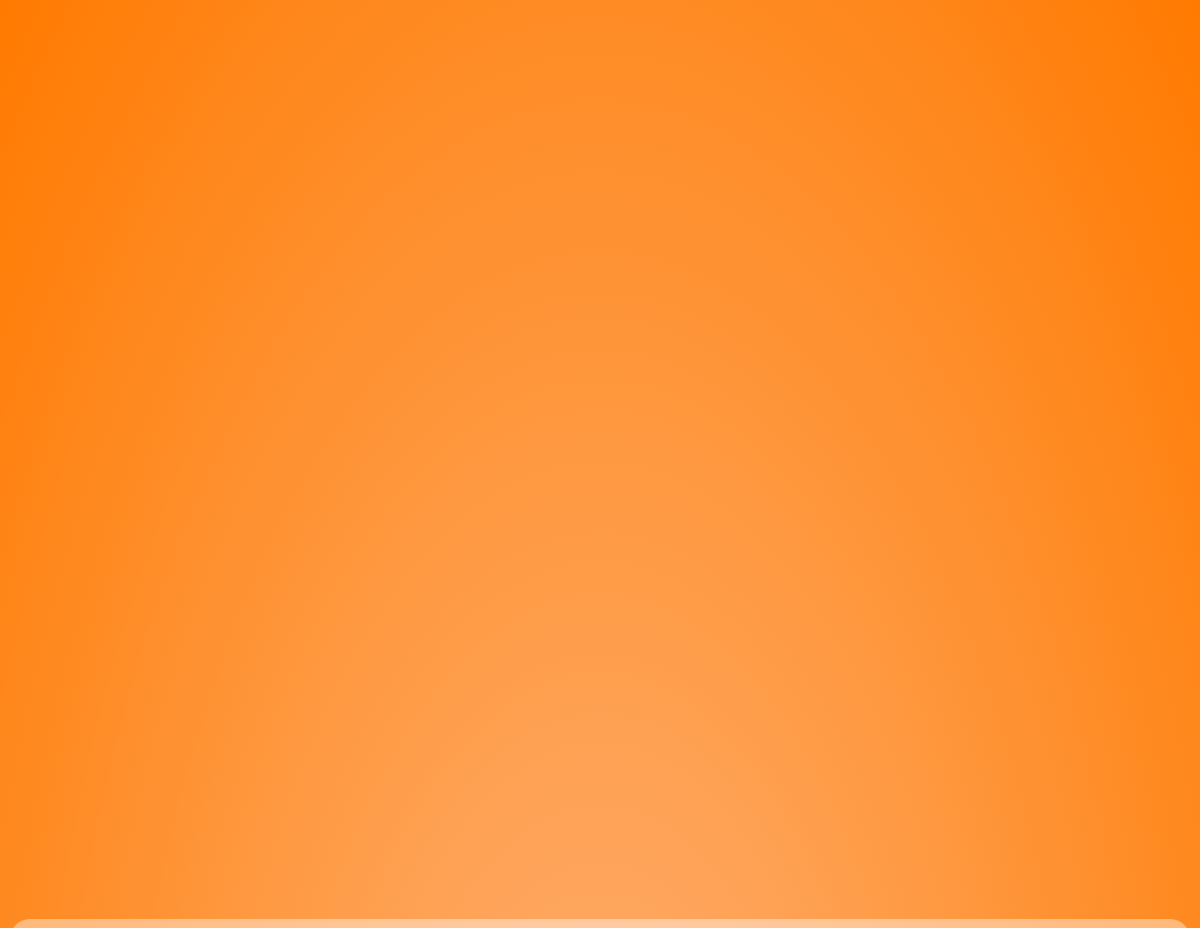
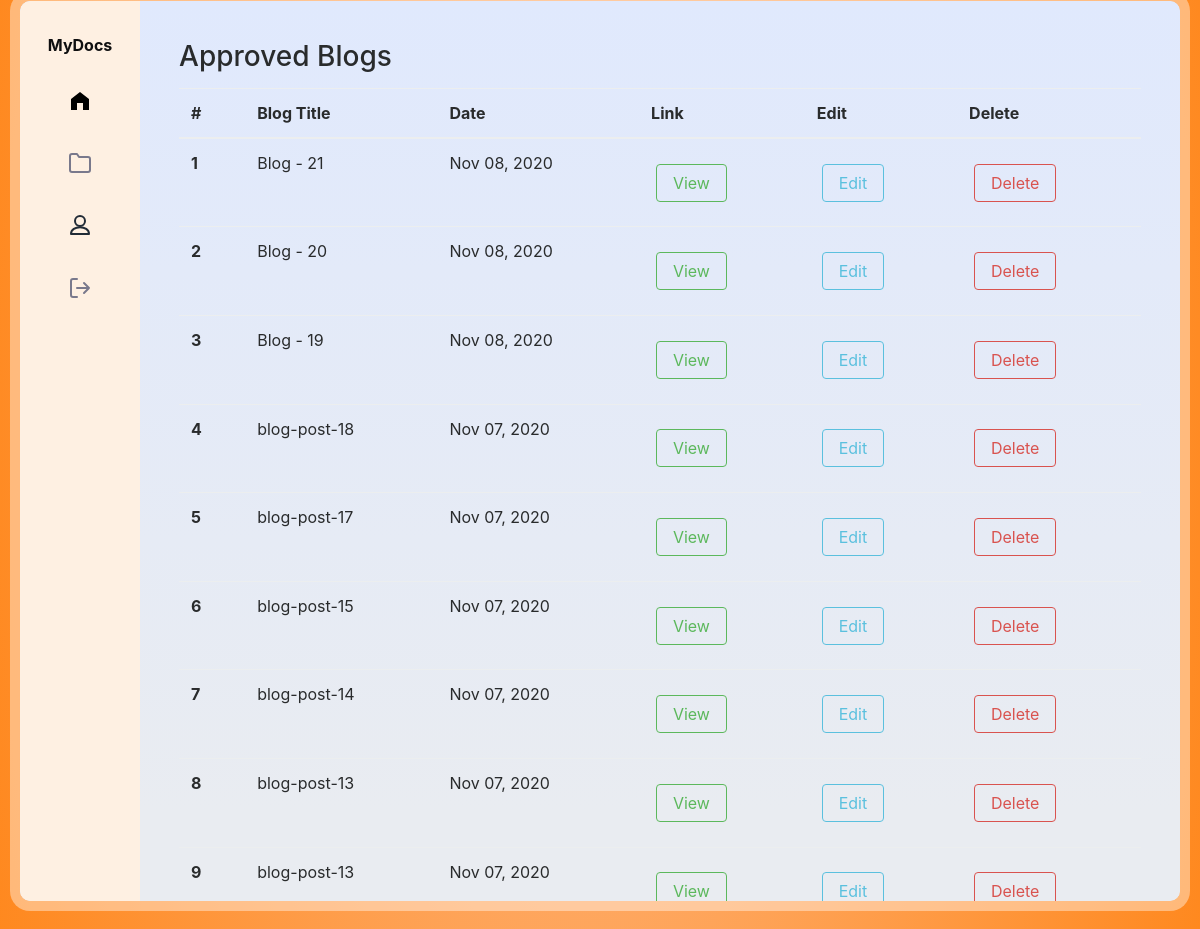
/view_blogs/ (signed in), run on the app's committed database (2 pictures, top to bottom).
### website/models.py (models this page shows, shortened)
class BlogPost(models.Model):
    user = models.ForeignKey(User, on_delete=models.CASCADE)
    blog_title = models.CharField(max_length=400, null=False)
    slug = models.SlugField(max_length=250, null=True, blank=True)
    blog_content = RichTextUploadingField(blank=True, null=True)
    coverPic = models.ImageField(
        upload_to='cover_photos/', default="/cover_photos/default_cover.png")
    pub_date = models.DateTimeField(auto_now_add=True)
    BLOG_STATUS_CHOICES = [
        ('ACTIVE', 'ACTIVE'),
        ('PENDING', 'PENDING'),
    ]
    status = models.CharField(
        max_length=30, choices=BLOG_STATUS_CHOICES, default="PENDING")
    catagory = models.ManyToManyField(Catagory, blank=True)
    tags = models.ManyToManyField(Tag, blank=True)
    isTranding = models.BooleanField(default=False)
    views = models.IntegerField(default=0)

### website/decorators.py (the view)
        def wrapper_func(request, *args, **kwargs):
            group = None
            if request.user.groups.exists():
                group = request.user.groups.all()[0].name
            if group == 'developer':
                return redirect('/developer')
            else:
                return view_func(request, *args, **kwargs)

### website/views.py (called while the page is built)
def trendingCategories_processor(request):
    trandingCatagories = Catagory.objects.filter(
        tranding=True).order_by('-date')[:6]
    trandingCatagoriesPosts = []
    for i in trandingCatagories:
        trandingCatagoriesPosts.append(
            BlogPost.objects.filter(catagory=i).filter(status="ACTIVE"))
    return {'trandingCatagories': trandingCatagories, 'trandingCatagoriesPosts': zip(trandingCatagories, trandingCatagoriesPosts)}

@login_required
@notDeveloper()
def viewBlogs(request):
    user = request.user
    allBlogs = BlogPost.objects.filter(
        status="ACTIVE", user=user).order_by('-pub_date')
    context = {
        'blogs': allBlogs
    }
    return render(request, 'website/approved_blogs.html', context)

### website/templates/website/approved_blogs.html (shortened to what this page needs)
{% extends 'website/post_base.html' %}
{% block content %}
<div class="container my-3">
    <h3>Approved Blogs</h3>
    <table class="table mt-3 responsive-table ">
        <thead class="thead-dark">
            <tr>
                <th scope="col">#</th>
                <th scope="col">Blog Title</th>
                <th scope="col">Date</th>
                <th scope="col">Link</th>
                <th scope="col">Edit</th>
                <th scope="col">Delete</th>
            </tr>
        </thead>
        <tbody>
            {% for blog in blogs %}
            <tr>
                <th scope="row">{{forloop.counter}}</th>
                <td>{{blog.blog_title}}</td>
                <td>{{blog.pub_date|date:"M d, Y"}}</td>
                <td>
                    <a href="{% url 'blog' blog.slug %}" target="_blank" class="btn btn-outline-success">View</a>
                </td>
                <td><a href="{% url 'edit_post' blog.slug %}" target="_blank" class="btn btn-outline-info">Edit</a></td>
                <td><a href="{% url 'delete_post' blog.slug %}" target="_blank" class="btn btn-outline-danger">Delete</a></td>
            </tr>
            {% endfor %}
        </tbody>
    </table>
</div>
{% endblock %}

### website/static/css/dashboard_style.css (style rules this page uses)
* { box-sizing: border-box; }
body { font-family: Arial, Helvetica, sans-serif; }
html { scroll-behavior: smooth; }
html, body { width: 100%; height: 100vh; margin: 0; }
body { font-family: "DM Sans", sans-serif; display: flex; justify-content: center; align-items: center; flex-direction: column; overflow: hidden; overflow-x: hidden; background: #ff7e5f; background: -webkit-linear-gradient(to right, #feb47b, #ff7a00); background: radial-gradient( #feb47b, #ff7a00); background-position: center; background-size: cover; padding: 20px; }
.container { position: absolute; margin-left: 125px; width: 100%; }
:root { --dark-font: #0f0f10; --light-font: #79798c; }
a { text-decoration: none; cursor: pointer; }
.btn { background:white; color:black; border:1px solid black; padding: 0.5em 1em; text-decoration:none; margin:0.8em 0.3em; display:inline-block; cursor:pointer; }

### data on the page
BlogPost: blog_title "Blog - 21", pub_date "Nov 08, 2020"
BlogPost: blog_title "Blog - 20", pub_date "Nov 08, 2020"
BlogPost: blog_title "Blog - 19", pub_date "Nov 08, 2020"
BlogPost: blog_title "blog-post-18", pub_date "Nov 07, 2020"
BlogPost: blog_title "blog-post-17", pub_date "Nov 07, 2020"
BlogPost: blog_title "blog-post-15", pub_date "Nov 07, 2020"
BlogPost: blog_title "blog-post-14", pub_date "Nov 07, 2020"
BlogPost: blog_title "blog-post-13", pub_date "Nov 07, 2020"
BlogPost: blog_title "blog-post-13", pub_date "Nov 07, 2020"
